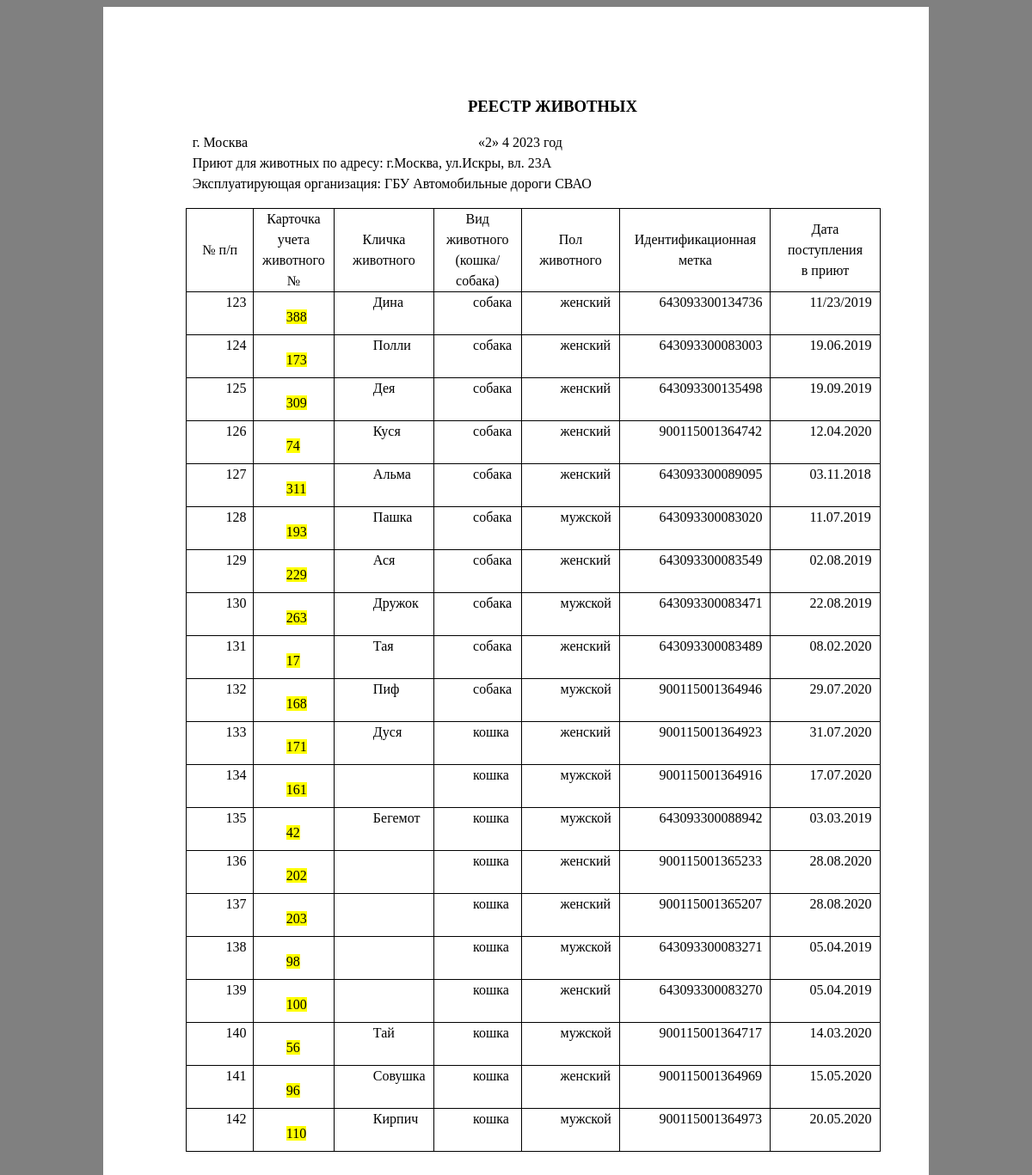
Page /pril4_for_iskr.php on the committed database.
### pril4_for_iskr.php (the view, shortened to what this page needs)
<html>
<?php
require_once('ConnectDB.php');
$sql = "SELECT * FROM `TABLE 1` WHERE `адрес приюта` LIKE '%Искры%' ";
$result = mysqli_query($connect, $sql);
?>
<head>
</head>
<body style="background-color:gray;">
	<div class="c24" style="width:800; height:1331; background-color:white;   margin: auto;">
		<p class="c22"><span class="c23">РЕЕСТР ЖИВОТНЫХ</span></p>
		<p class="c16" id="h.gjdgxs"><span class="c9"></span></p>
		<p class="c10"><span class="c3">г. Москва
		<?php
		$today = getdate();
		echo "«",$today['mday'],"»        ",$today['mon'],"       ",$today['year'],"  год";?></span></p>
		<p class="c10"><span class="c3"><?php
		echo	"Приют для животных по адресу: г.Москва, ул.Искры, вл. 23А" ?></span></p>
		<p class="c10"><span class="c3"><?php
		echo "Эксплуатирующая организация: ГБУ Автомобильные дороги СВАО" ?></span></p>
		<p class="c0"><span class="c3"></span></p><a id="t.43100d12c1eff6a5d3b3e8719d279bee0baf432d"></a><a id="t.0"></a>
		<table class="c5">
			<tbody>
				<tr class="c21">
					<td class="c15" colspan="1" rowspan="1">
						<p class="c14"><span class="c3">№ п/п</span></p>
					</td>
					<td class="c18" colspan="1" rowspan="1">
						<p class="c14"><span>Карточка учета животного №</span></p>
					</td>
					<td class="c20" colspan="1" rowspan="1">
						<p class="c14"><span class="c3">Кличка животного</span></p>
					</td>
					<td class="c17" colspan="1" rowspan="1">
						<p class="c14"><span class="c3">Вид животного (кошка/собака)</span></p>
					</td>
					<td class="c20" colspan="1" rowspan="1">
						<p class="c14"><span class="c3">Пол животного</span></p>
					</td>
					<td class="c19" colspan="1" rowspan="1">
						<p class="c14"><span class="c3">Идентификационная метка</span></p>
					</td>
					<td class="c20" colspan="1" rowspan="1">
						<p class="c14"><span class="c3">Дата поступления</span></p>
						<p class="c14"><span class="c3">в приют</span></p>
					</td>
				</tr>
				<?php while($row = mysqli_fetch_assoc($result)) {?>
				<tr class="c12">
					<td class="c13" colspan="1" rowspan="1">
						<p class="c0"><span class="c3"><?php echo $row['п/п']; ?></span></p>
					</td>
					<td class="c1" colspan="1" rowspan="1">
						<p class="c0"><span class="c3 c11"><?php echo $row['карточка учета животного №']; ?></span><p>
					</td>
					<td class="c8" colspan="1" rowspan="1">
						<p class="c0"><span class="c3"><?php echo $row['кличка']; ?></span></p>
					</td>
					<td class="c4" colspan="1" rowspan="1">
						<p class="c0"><span class="c3"></span><?php echo $row['вид']; ?></p>
					</td>
					<td class="c8" colspan="1" rowspan="1">
						<p class="c0"><span class="c3"></span><?php echo $row['пол']; ?></p>
					</td>
					<td class="c8" height = 50pt colspan="1" rowspan="1">
						<p class="c0"><span class="c3"></span><?php echo $row['идентификационная метка']; ?></p>
					</td>
					<td class="c8" colspan="1" rowspan="1">
						<p class="c0"><span class="c3"></span><?php echo $row['дата поступления в приют']; ?></p>
					</td>
				<?php } ?>
			</tbody>
		</table>
		<p class="c25"><span class="c9"></span></p>
	</div>
</body>
</html>

### rows in the picture
table 1: value "123", value "388", кличка "Дина", вид "собака", пол "женский", идентификационная метка "643093300134736", дата поступления в приют "11/23/2019"
table 1: value "124", value "173", кличка "Полли", вид "собака", пол "женский", идентификационная метка "643093300083003", дата поступления в приют "19.06.2019"
table 1: value "125", value "309", кличка "Дея", вид "собака", пол "женский", идентификационная метка "643093300135498", дата поступления в приют "19.09.2019"
table 1: value "126", value "74", кличка "Куся", вид "собака", пол "женский", идентификационная метка "900115001364742", дата поступления в приют "12.04.2020"
table 1: value "127", value "311", кличка "Альма", вид "собака", пол "женский", идентификационная метка "643093300089095", дата поступления в приют "03.11.2018"
table 1: value "128", value "193", кличка "Пашка", вид "собака", пол "мужской", идентификационная метка "643093300083020", дата поступления в приют "11.07.2019"
table 1: value "129", value "229", кличка "Ася", вид "собака", пол "женский", идентификационная метка "643093300083549", дата поступления в приют "02.08.2019"
table 1: value "130", value "263", кличка "Дружок", вид "собака", пол "мужской", идентификационная метка "643093300083471", дата поступления в приют "22.08.2019"
table 1: value "131", value "17", кличка "Тая", вид "собака", пол "женский", идентификационная метка "643093300083489", дата поступления в приют "08.02.2020"
table 1: value "132", value "168", кличка "Пиф", вид "собака", пол "мужской", идентификационная метка "900115001364946", дата поступления в приют "29.07.2020"
table 1: value "133", value "171", кличка "Дуся", вид "кошка", пол "женский", идентификационная метка "900115001364923", дата поступления в приют "31.07.2020"
table 1: value "134", value "161", вид "кошка", пол "мужской", идентификационная метка "900115001364916", дата поступления в приют "17.07.2020"
table 1: value "135", value "42", кличка "Бегемот", вид "кошка", пол "мужской", идентификационная метка "643093300088942", дата поступления в приют "03.03.2019"
table 1: value "136", value "202", вид "кошка", пол "женский", идентификационная метка "900115001365233", дата поступления в приют "28.08.2020"
table 1: value "137", value "203", вид "кошка", пол "женский", идентификационная метка "900115001365207", дата поступления в приют "28.08.2020"
table 1: value "138", value "98", вид "кошка", пол "мужской", идентификационная метка "643093300083271", дата поступления в приют "05.04.2019"
table 1: value "139", value "100", вид "кошка", пол "женский", идентификационная метка "643093300083270", дата поступления в приют "05.04.2019"
table 1: value "140", value "56", кличка "Тай", вид "кошка", пол "мужской", идентификационная метка "900115001364717", дата поступления в приют "14.03.2020"
table 1: value "141", value "96", кличка "Совушка", вид "кошка", пол "женский", идентификационная метка "900115001364969", дата поступления в приют "15.05.2020"
table 1: value "142", value "110", кличка "Кирпич", вид "кошка", пол "мужской", идентификационная метка "900115001364973", дата поступления в приют "20.05.2020"

### other values in the picture
$today['mday'] "2"
$today['mon'] "4"
$today['year'] "2023"
